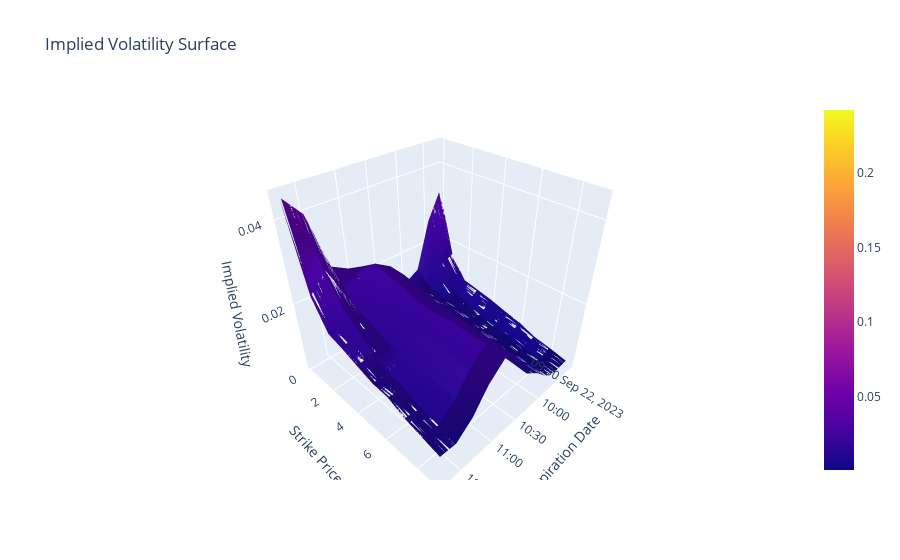

Write notebook code for a chart like this one.
### Code cell
expiration_dates = pred_iv_df_exp_1['Datetime'] #list(volatility_surface_dict.keys())
# print(expiration_dates)
strikes = [i for i in range(11)] #all_strikes[3:17] #[strike for strike in volatility_surface_dict[strikes[0]].keys()]
# print(strikes)

# Create the 3D plot
fig_pred = go.Figure(data=[go.Surface(
    x=expiration_dates,
    y=strikes,
    z=pred_iv_df_exp_1.iloc[1:, 2:].values)
])

# Set the plot title and axis labels
fig_pred.update_layout(
    title='Implied Volatility Surface',
    scene=dict(
        xaxis_title='Expiration Date',
        yaxis_title='Strike Price',
        zaxis_title='Implied Volatility'
    )
)

# Show the plot
fig_pred.show()
